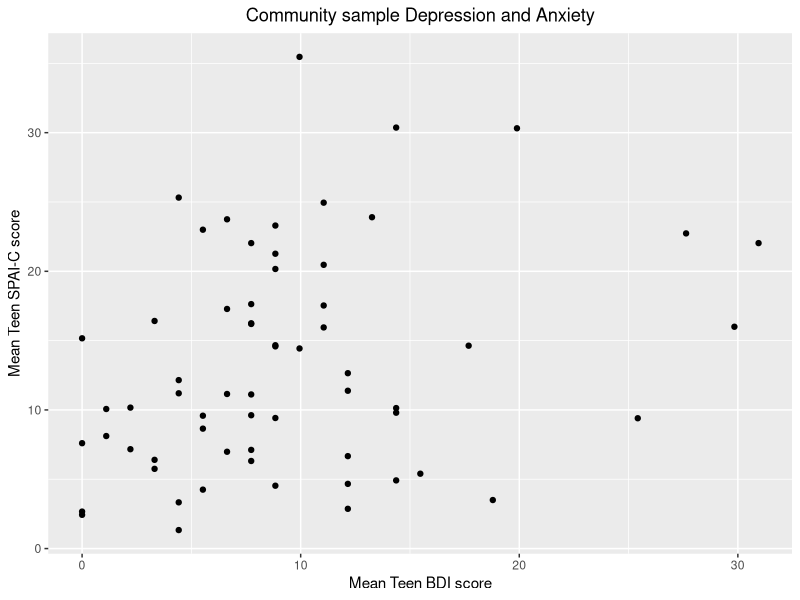
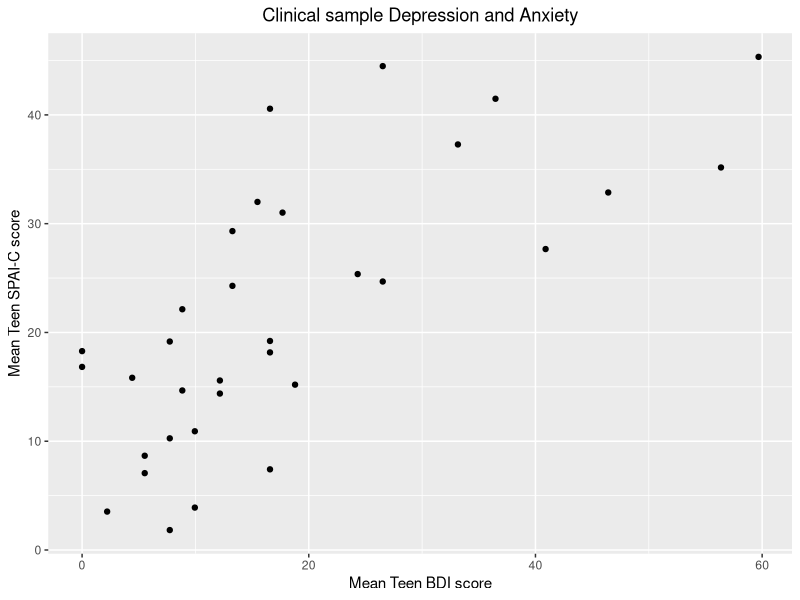
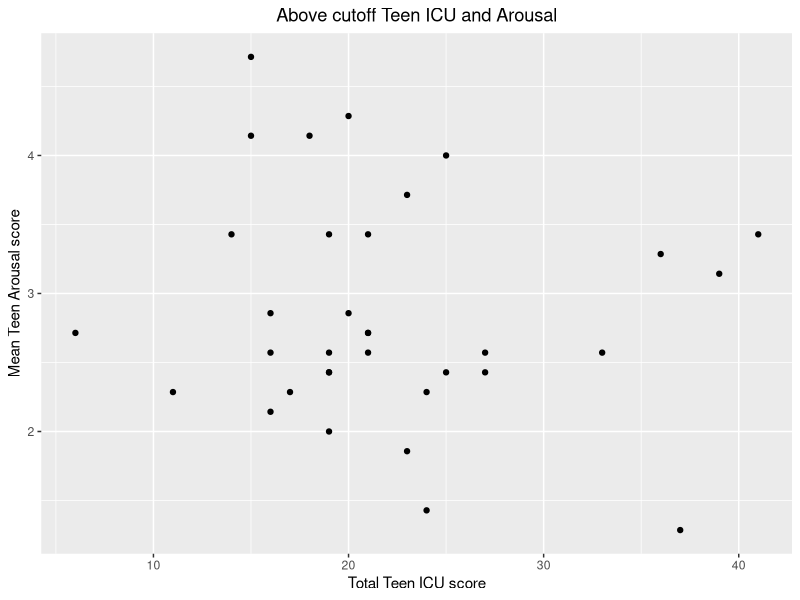
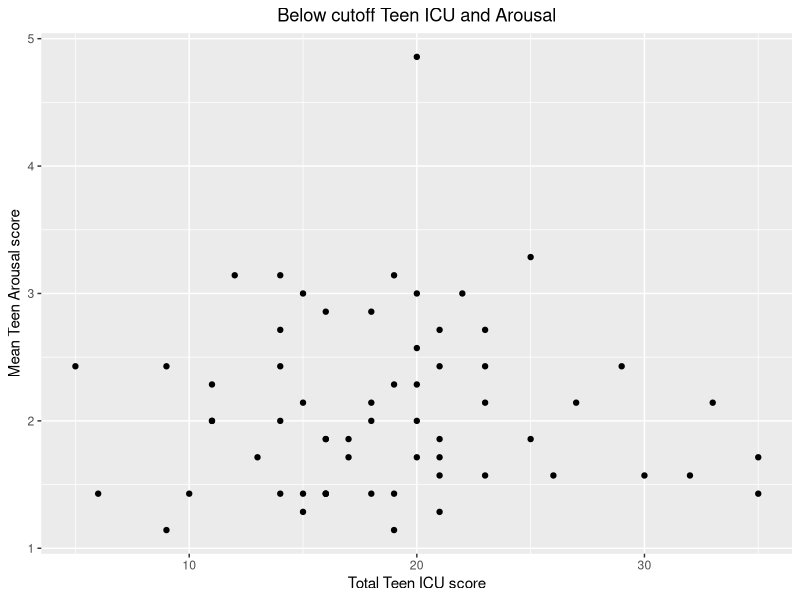
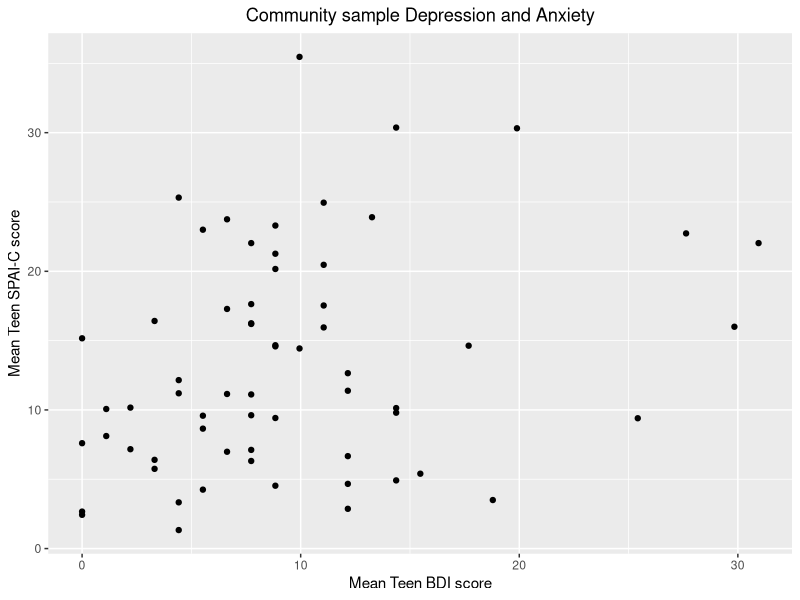
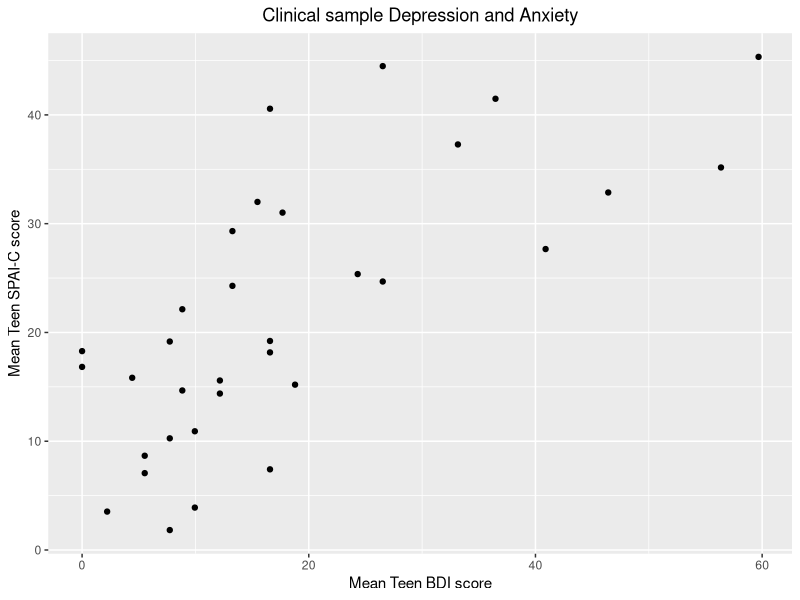
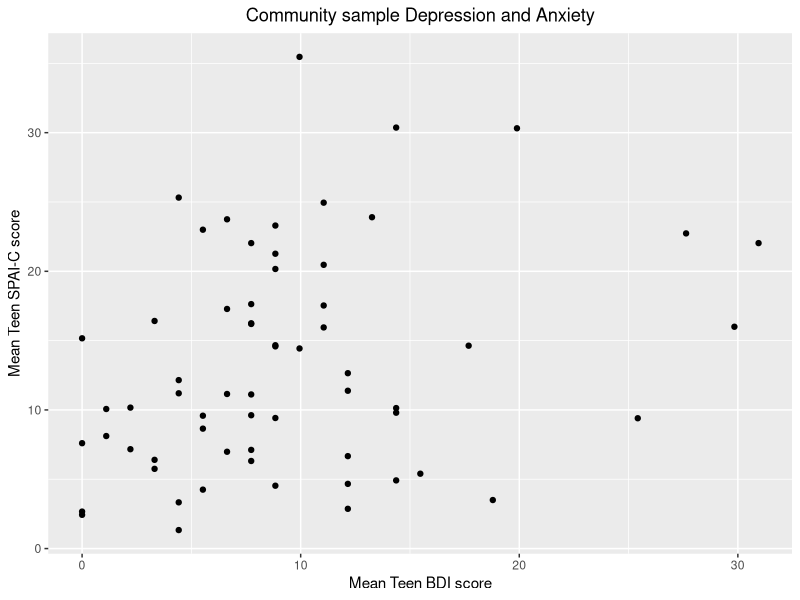
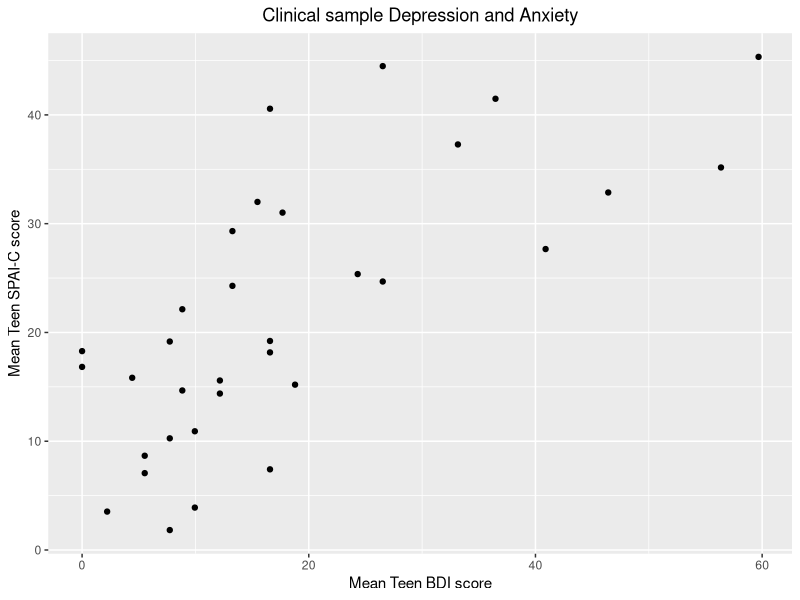

Here is the R script that generated these plots, in order:
## ---- chunk 1
#setting up dataset
#libraries
library(haven)
library(ggplot2)

#reading dataset
SAS.data <- read_sav("QASMIEH_DATASET_PSYC798W.sav")

#making dataframe of only variables of interest
my.SAS <- c("MASTER_ID","GROUPAB","SAFE_TOTAL_C","SAFE_TOTAL_P",
            "spaicctot","spaicptot","TOTALSIAS_C", "TOTALSIAS_P", 
            "bdisctot", "bdisptot", "ICU_C_TOT", "ICU_P_TOT",   
            "TEEN_SAM_COMP_ALL_TASKS")

SAS.df <- SAS.data[,my.SAS]
SAS.df$GROUPAB <- as.factor(SAS.df$GROUPAB)
levels(SAS.df$GROUPAB) <- c("Community sample", "Clinical sample")

#making new variable
SAS.df$SPAICCUTOFF <- NA
SAS.df$SPAICCUTOFF <- ifelse(SAS.df$spaicctot>=18, "Above cutoff", "Below cutoff")
SAS.df$SPAICCUTOFF <- as.factor(SAS.df$SPAICCUTOFF)
levels(SAS.df$SPAICCUTOFF)

#reordering so factor variables are first
SAS.df <- SAS.df[c(1,2,14,3,4,5,6,7,8,9,10,11,12,13)]
head(SAS.df)

## ---- chunk 2
#Goal: make a scatter plot of participant depression and anxiety scores, based on group membership- only needs 2 iterations

#"Copy Paste Code"
(GROUPA.plot <- ggplot(SAS.df[SAS.df$GROUPAB=="Community sample",],aes(bdisctot,spaicctot))+
    xlab("Mean Teen BDI score")+
    ylab("Mean Teen SPAI-C score")+
    theme(plot.title = element_text(hjust = 0.5))+ 
    ggtitle("Community sample Depression and Anxiety")+
    geom_point())

(GROUPB.plot <- ggplot(SAS.df[SAS.df$GROUPAB=="Clinical sample",],aes(bdisctot,spaicctot))+
    xlab("Mean Teen BDI score")+
    ylab("Mean Teen SPAI-C score")+
    theme(plot.title = element_text(hjust = 0.5))+ 
    ggtitle("Clinical sample Depression and Anxiety")+
    geom_point())

pdf("CopyPaste.pdf")
plot(GROUPA.plot)
plot(GROUPB.plot)
dev.off()

#Loop Code
pdf("AnxietyDepression.pdf")

for(this.grouping in c("Community sample", "Clinical sample")) {
  print(ggplot(SAS.df[SAS.df$GROUPAB==this.grouping,],
    aes(bdisctot,spaicctot))+
    xlab("Mean Teen BDI score")+
    ylab("Mean Teen SPAI-C score")+
    theme(plot.title = element_text(hjust = 0.5))+ 
    ggtitle(paste(this.grouping, "Depression and Anxiety"))+
    geom_point())
  
}
dev.off()
## ---- chunk 3
#Goal: make a scatter plot of participant callous-unemotional traits and arousal scores, based on SPAIC cut off groups- still only needs 2 iterations

#"Copy Paste Code"
(Above.plot <- ggplot(SAS.df[SAS.df$SPAICCUTOFF=="Above cutoff",],
    aes(ICU_C_TOT,TEEN_SAM_COMP_ALL_TASKS))+
    xlab("Total Teen ICU score")+
    ylab("Mean Teen Arousal score")+
    theme(plot.title = element_text(hjust = 0.5))+ 
    ggtitle("Above cutoff Teen ICU and Arousal")+
    geom_point())

(Below.plot <- ggplot(SAS.df[SAS.df$SPAICCUTOFF=="Below cutoff",],
    aes(ICU_C_TOT,TEEN_SAM_COMP_ALL_TASKS))+
    xlab("Total Teen ICU score")+
    ylab("Mean Teen Arousal score")+
    theme(plot.title = element_text(hjust = 0.5))+ 
    ggtitle("Below cutoff Teen ICU and Arousal")+
    geom_point())

pdf("CopyPaste2.pdf")
plot(Above.plot)
plot(Below.plot)
dev.off()

#Loop Code
pdf("ICU_Arousal.pdf")

for(this.grouping in levels(SAS.df$SPAICCUTOFF)) {
  print(ggplot(SAS.df[SAS.df$SPAICCUTOFF==this.grouping,],
    aes(ICU_C_TOT,TEEN_SAM_COMP_ALL_TASKS))+
    xlab("Total Teen ICU score")+
    ylab("Mean Teen Arousal score")+
    theme(plot.title = element_text(hjust = 0.5))+ 
    ggtitle(paste(this.grouping,"Teen ICU and Arousal"))+
    geom_point())
  
}
dev.off()



